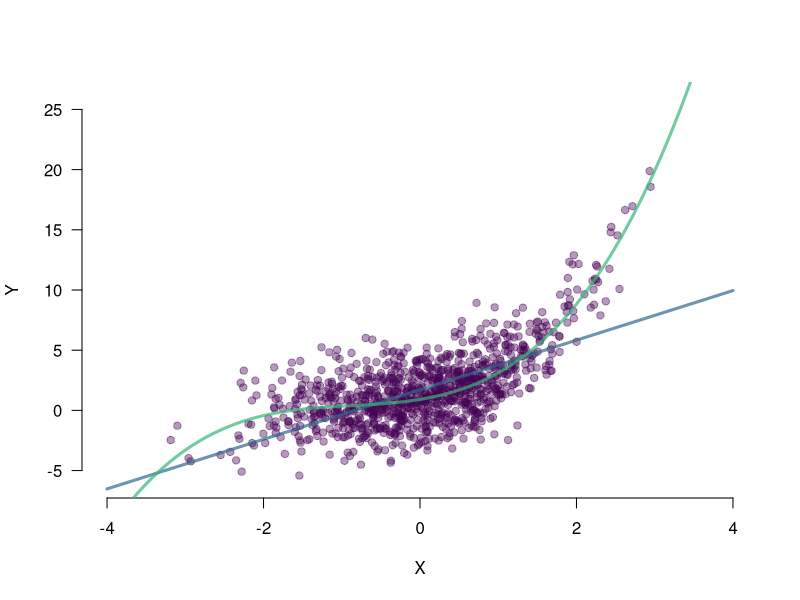

Generate this figure with R:
# Do you want to save the plot to disk at the end?
save_plot <- TRUE

plot_path <-  "~/Downloads/bivariate_example.png"

# Set seed for replicability (seed is date of our last run)
set.seed(12102021)

# Generate the true data
x <- rnorm(1000)

y  <- 1 + x + 0.8 * x ^ 2 + 0.3 * x ^ 3 + rnorm(1000, 0, 2)

df <- data.frame(y, x)


# Set the number of folds for cross validation
n_folds <- 10

# Generate fold ids
fold <- sample(rep(1:n_folds, nrow(df) %/% n_folds))

# Set up search grid. Here with only lambda to tune it is just a vector
search_grid <- 1:10

# Initialize object to collect results
res <- list()

# Loop over search_grid and calculate cross validation error

for (lambda in search_grid) {
  # Initialize object for results of one hyperparameter setting
  tmp <- NULL
  
  # Start cross validation loop
  for (cv in 1:n_folds) {
    # Subset data to training folds and test fold
    train <- df[fold != cv, ]
    test <- df[fold == cv,]
    
    # Train model with current hyperparameter setting
    reg <- lm(y ~ poly(x, lambda, raw = T), data = train)
    
    # Make prediction with trained model on test set
    pred <- predict(reg, newdata = test)
    
    # Calculate error and store results
    tmp <- c(tmp, mean((test$y - pred) ^ 2))
    
  }
  
  # Store results of run in res object
  res[[paste0(lambda)]] <- tmp
  
}

# Get best hyperparameter setting. Here minimal cross validation error.

# Calculate average cross validation error for each value of lambda
avg_cv_error <- sapply(res, mean)

# Get the value of lambda with the minimal average cross validation error
best_lambda <- as.numeric(names(avg_cv_error)[avg_cv_error == min(avg_cv_error)])


# Plot results of linear regression (lambda = 1) and best model

plot(df$x, df$y, bty = "n", las = 1, ylab = "Y", xlab = "X", col = viridis::viridis(4, 0.4)[1], pch = 19, xlim = c(-4, 4), ylim = c(-6, 26))

reg <- lm(y~poly(x, 1, raw = T), data = df)
q <- seq(-4, 4, 0.01)

lines(q, predict(reg, data.frame(x = q)), col = viridis::viridis(4, 0.7)[2], lwd = 3)

# Retrain model with best lambda on entire training data
reg <- lm(y~poly(x, best_lambda, raw = T), data = df)
lines(q, predict(reg, data.frame(x = q)), col = viridis::viridis(4, 0.7)[3], lwd = 3)


if(save_plot){
dev.copy(png, filename = plot_path, width = 695, height = 450)
dev.off()
}

